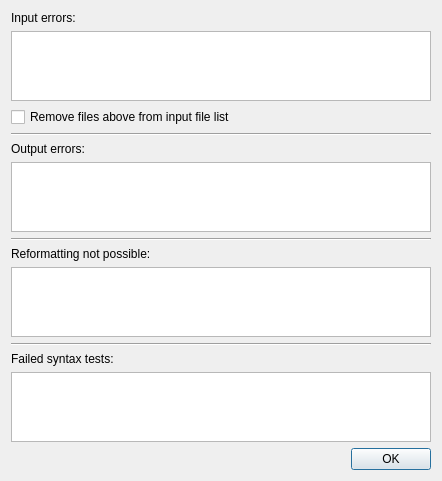
<?xml version="1.0" encoding="UTF-8"?>
<ui version="4.0">
 <class>io_report</class>
 <widget class="QDialog" name="io_report">
  <property name="geometry">
   <rect>
    <x>0</x>
    <y>0</y>
    <width>442</width>
    <height>453</height>
   </rect>
  </property>
  <property name="windowTitle">
   <string>Error summary</string>
  </property>
  <property name="windowIcon">
   <iconset resource="highlight-gui.qrc">
    <normaloff>:/hl_icon2.png</normaloff>:/hl_icon2.png</iconset>
  </property>
  <layout class="QVBoxLayout" name="verticalLayout">
   <item>
    <widget class="QLabel" name="label_2">
     <property name="text">
      <string>Input errors:</string>
     </property>
    </widget>
   </item>
   <item>
    <widget class="QListWidget" name="listInputErrors"/>
   </item>
   <item>
    <widget class="QCheckBox" name="cbRemoveFiles">
     <property name="text">
      <string>Remove files above from input file list</string>
     </property>
    </widget>
   </item>
   <item>
    <widget class="Line" name="line">
     <property name="orientation">
      <enum>Qt::Horizontal</enum>
     </property>
    </widget>
   </item>
   <item>
    <widget class="QLabel" name="label">
     <property name="text">
      <string>Output errors:</string>
     </property>
    </widget>
   </item>
   <item>
    <widget class="QListWidget" name="listOutputErrors"/>
   </item>
   <item>
    <widget class="Line" name="line_2">
     <property name="orientation">
      <enum>Qt::Horizontal</enum>
     </property>
    </widget>
   </item>
   <item>
    <widget class="QLabel" name="label_3">
     <property name="text">
      <string>Reformatting not possible:</string>
     </property>
    </widget>
   </item>
   <item>
    <widget class="QListWidget" name="listReformatErrors"/>
   </item>
   <item>
    <widget class="Line" name="line_3">
     <property name="orientation">
      <enum>Qt::Horizontal</enum>
     </property>
    </widget>
   </item>
   <item>
    <widget class="QLabel" name="label_4">
     <property name="text">
      <string>Failed syntax tests:</string>
     </property>
    </widget>
   </item>
   <item>
    <widget class="QListWidget" name="listSyntaxErrors"/>
   </item>
   <item>
    <widget class="QDialogButtonBox" name="buttonBox">
     <property name="orientation">
      <enum>Qt::Horizontal</enum>
     </property>
     <property name="standardButtons">
      <set>QDialogButtonBox::Ok</set>
     </property>
    </widget>
   </item>
  </layout>
 </widget>
 <resources>
  <include location="highlight-gui.qrc"/>
 </resources>
 <connections>
  <connection>
   <sender>buttonBox</sender>
   <signal>accepted()</signal>
   <receiver>io_report</receiver>
   <slot>accept()</slot>
   <hints>
    <hint type="sourcelabel">
     <x>248</x>
     <y>254</y>
    </hint>
    <hint type="destinationlabel">
     <x>157</x>
     <y>274</y>
    </hint>
   </hints>
  </connection>
  <connection>
   <sender>buttonBox</sender>
   <signal>rejected()</signal>
   <receiver>io_report</receiver>
   <slot>reject()</slot>
   <hints>
    <hint type="sourcelabel">
     <x>316</x>
     <y>260</y>
    </hint>
    <hint type="destinationlabel">
     <x>286</x>
     <y>274</y>
    </hint>
   </hints>
  </connection>
 </connections>
</ui>
